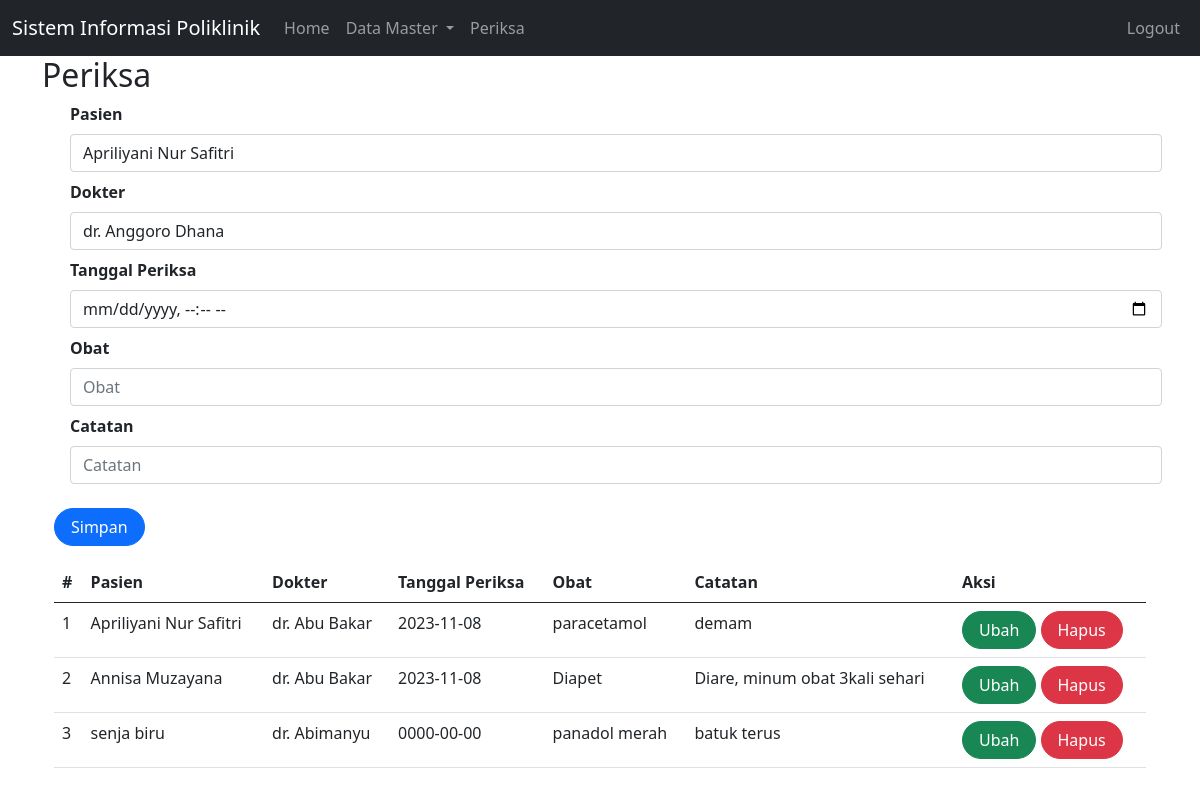
The page /index.php?page=periksa (signed in) on the database its author committed.
### tables this page shows
CREATE TABLE `periksa` (
  `id` int(10) UNSIGNED NOT NULL,
  `id_dokter` int(10) UNSIGNED NOT NULL,
  `id_pasien` int(10) UNSIGNED NOT NULL,
  `tgl_periksa` date NOT NULL,
  `obat` text DEFAULT NULL,
  `catatan` text DEFAULT NULL
);

CREATE TABLE `pasien` (
  `id` int(10) UNSIGNED NOT NULL,
  `nama` varchar(255) DEFAULT NULL,
  `alamat` varchar(255) DEFAULT NULL,
  `no_hp` varchar(50) DEFAULT NULL
);

CREATE TABLE `dokter` (
  `id` int(10) UNSIGNED NOT NULL,
  `nama` varchar(255) DEFAULT NULL,
  `alamat` varchar(255) DEFAULT NULL,
  `no_hp` varchar(50) DEFAULT NULL
);

### periksa.php (the view, shortened to what this page needs)
<?php
include_once("koneksi.php");
?>
<!DOCTYPE html>
<html lang="en">
<head>
    <link href="https://cdn.jsdelivr.net/npm/bootstrap@5.0.2/dist/css/bootstrap.min.css"
    rel="stylesheet"
>
</head>
<body>
    <div class="container">
<form class="form row" method="POST" action="" name="myForm" onsubmit="return(validate());">
    <?php
    $id_pasien = '';
    $id_dokter = '';
    $tgl_periksa = '';
    $obat = '';
    $catatan = '';
    ?>
    <div class="form-group mx-sm-3 mb-2">
    <label for="inputPasien" class="form-label fw-bold">Pasien</label>
    <select class="form-control" name="id_pasien">
        <?php
        $selected = '';
        $pasien = mysqli_query($mysqli, "SELECT * FROM pasien");
        while ($data = mysqli_fetch_array($pasien)) {
            if ($data['id'] == $id_pasien) {
                $selected = 'selected="selected"';
            } else {
                $selected = '';
            }
        ?>
            <option value="<?php echo $data['id'] ?>" <?php echo $selected ?>><?php echo $data['nama'] ?></option>
        <?php
        }
        ?>
    </select>
    </div>
    <div class="form-group mx-sm-3 mb-2">
    <label for="inputDokter" class="form-label fw-bold">Dokter</label>
    <select class="form-control" name="id_dokter">
        <?php
        $selected = '';
        $dokter = mysqli_query($mysqli, "SELECT * FROM dokter");
        while ($data = mysqli_fetch_array($dokter)) {
            if ($data['id'] == $id_dokter) {
                $selected = 'selected="selected"';
            } else {
                $selected = '';
            }
        ?>
            <option value="<?php echo $data['id'] ?>" <?php echo $selected ?>><?php echo $data['nama'] ?></option>
        <?php
        }
        ?>
    </select>
    </div>
    <div class="form-group mx-sm-3 mb-2">
        <label for="inputTglPeriksa" class="form-label fw-bold">
            Tanggal Periksa
        </label>
        <input type="datetime-local" class="form-control" name="tgl_periksa" id="inputTglPeriksa" placeholder="Tanggal Periksa" value="<?php echo $tgl_periksa ?>">
    </div>
    <div class="form-group mx-sm-3 mb-2">
        <label for="inputObat" class="form-label fw-bold">
            Obat
        </label>
        <input type="text" class="form-control" name="obat" id="inputObat" placeholder="Obat" value="<?php echo $obat ?>">
    </div>
    <div class="form-group mx-sm-3 mb-2">
        <label for="inputCatatan" class="form-label fw-bold">
            Catatan
        </label>
        <input type="text" class="form-control" name="catatan" id="inputCatatan" placeholder="Catatan" value="<?php echo $catatan ?>">
    </div>
    <div class="mt-3">
        <button type="submit" class="btn btn-primary rounded-pill px-3" name="simpan">Simpan</button>
    </div>
</form>
<table class="table table-hover mt-3">
    <thead>
        <tr>
            <th scope="col">#</th>
            <th scope="col">Pasien</th>
            <th scope="col">Dokter</th>
            <th scope="col">Tanggal Periksa</th>
            <th scope="col">Obat</th>
            <th scope="col">Catatan</th>
            <th scope="col">Aksi</th>
        </tr>
    </thead>
    <tbody>
        <?php
        $result = mysqli_query($mysqli, "SELECT pr.*,d.nama as 'nama_dokter', p.nama as 'nama_pasien' FROM periksa pr LEFT JOIN dokter d ON (pr.id_dokter=d.id) LEFT JOIN pasien p ON (pr.id_pasien=p.id) ORDER BY pr.tgl_periksa DESC");
        $no = 1;
        while ($data = mysqli_fetch_array($result)) {
        ?>
            <tr>
                <td><?php echo $no++ ?></td>
                <td><?php echo $data['nama_pasien'] ?></td>
                <td><?php echo $data['nama_dokter'] ?></td>
                <td><?php echo $data['tgl_periksa'] ?></td>
                <td><?php echo $data['obat'] ?></td>
                <td><?php echo $data['catatan'] ?></td>
                <td>
                <a class="btn btn-success rounded-pill px-3"
                    href="index.php?page=periksa&id=<?php echo $data['id'] ?>">Ubah
                    </a>
                    <a class="btn btn-danger rounded-pill px-3"
                    href="index.php?page=periksa&id=<?php echo $data['id'] ?>&aksi=hapus">Hapus
                    </a>
                </td>
            </tr>
        <?php
        }
        ?>
    </tbody>
</table>
</body>
</html>

### index.php (shortened to what this page needs)
<!DOCTYPE html>
<html lang="en">
<head>
    <link href="https://cdn.jsdelivr.net/npm/bootstrap@5.0.2/dist/css/bootstrap.min.css"
    rel="stylesheet"
>
</head>
<body>
<nav class="navbar navbar-expand-lg navbar-dark bg-dark">
  <div class="container-fluid">
    <a class="navbar-brand" href="#">
      Sistem Informasi Poliklinik
    </a>
    <div class="collapse navbar-collapse" id="navbarNavDropdown">
      <ul class="navbar-nav">
        <li class="nav-item">
          <a class="nav-link" aria-current="page" href="index.php">
            Home
          </a>
        </li>
        <li class="nav-item dropdown">
          <a class="nav-link dropdown-toggle" href="#" role="button" data-bs-toggle="dropdown" aria-expanded="false">
            Data Master
          </a>
        </li>
        <li class="nav-item">
          <a class="nav-link" href="index.php?page=periksa">
            Periksa
          </a>
        </li>
      </ul>
    </div>
        <?php
        if (isset($_SESSION['login'])) {
        ?>
        <form action="">
            <div class="collapse navbar-collapse" id="navbarNavRegis">
                <ul class="navbar-nav">
                    <li class="nav-item">
                        <a class="nav-link" href="logout.php">
                            Logout
                        </a>
                    </li>
                </ul>
            </div>
        </form>
          <?php
        }
        ?>
</nav>
<main role="main" class="container">
    <?php
    if (isset($_GET['page'])) {
    ?>
        <h2><?php echo ucwords($_GET['page']) ?></h2>
    <?php
        include($_GET['page'] . ".php");
    } else {
        echo "Selamat Datang di Sistem Informasi Poliklinik";
    }
    ?>
</main>
</body>
</html>

### rows shown on the page
periksa: id_pasien.nama "Apriliyani Nur Safitri", id_dokter.nama "dr. Abu Bakar", tgl_periksa "2023-11-08", obat "paracetamol", catatan "demam"
periksa: id_pasien.nama "Annisa Muzayana", id_dokter.nama "dr. Abu Bakar", tgl_periksa "2023-11-08", obat "Diapet", catatan "Diare, minum obat 3kali sehari"
periksa: id_pasien.nama "senja biru", id_dokter.nama "dr. Abimanyu", tgl_periksa "0000-00-00", obat "panadol merah", catatan "batuk terus"

### other values the page prints
$_GET['page'] "Periksa"
form field id_pasien "Apriliyani Nur Safitri"
form field id_dokter "dr. Anggoro Dhana"
